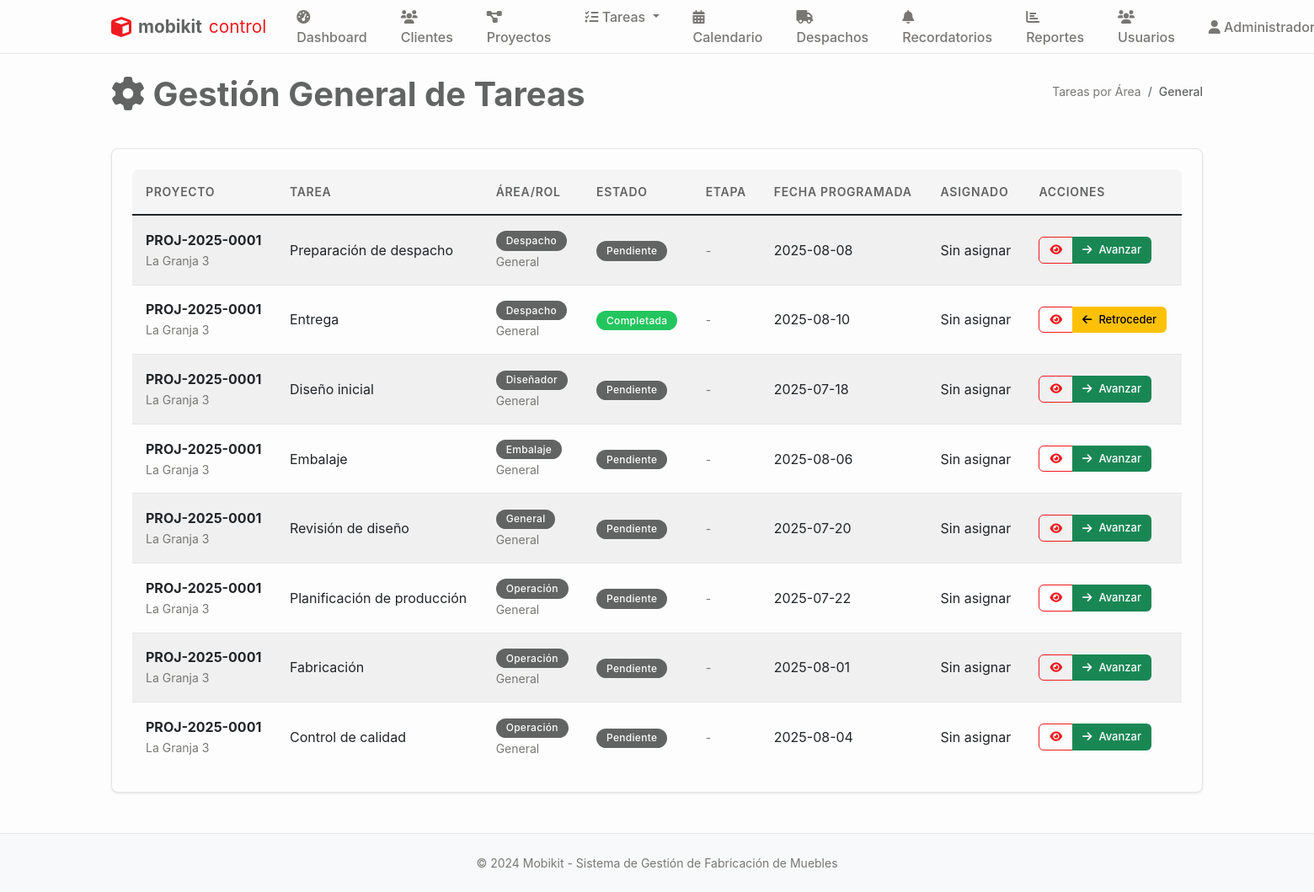
The page /tareas/general (signed in) on the database as committed earlier.
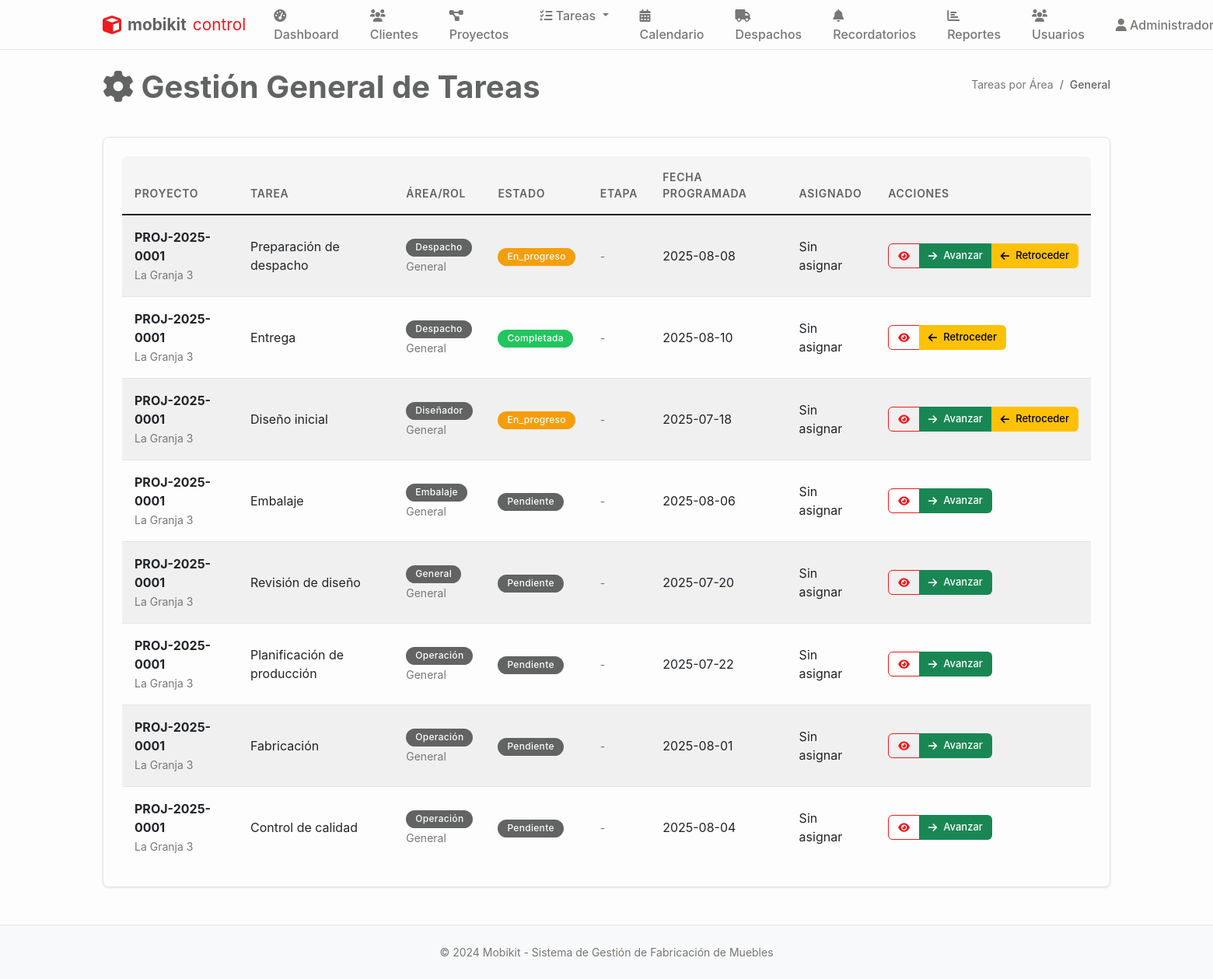
The same page on the database as committed later.
### tables this page shows
CREATE TABLE tareas (
    id INTEGER PRIMARY KEY AUTOINCREMENT,
    proyecto_id INTEGER NOT NULL,
    codigo TEXT, -- Código de tarea opcional
    titulo TEXT NOT NULL,
    descripcion TEXT,
    tipo TEXT DEFAULT 'general' CHECK (tipo IN ('diseño', 'fabricación', 'control_calidad', 'embalaje', 'despacho', 'general')),
    rol_asignado TEXT NOT NULL,
    usuario_asignado_id INTEGER,
    area_id INTEGER,
    estado TEXT DEFAULT 'pendiente' CHECK (estado IN ('pendiente', 'en_progreso', 'pausada', 'completada', 'cancelada')),
    prioridad TEXT DEFAULT 'media' CHECK (prioridad IN ('baja', 'media', 'alta', 'urgente')),
    fecha_programada DATE,
    fecha_inicio TIMESTAMP,
    fecha_completada TIMESTAMP,
    tiempo_estimado INTEGER, -- En horas
    tiempo_real INTEGER, -- En horas
    dependencias TEXT, -- JSON con IDs de tareas dependientes
    observaciones TEXT,
    created_at TIMESTAMP DEFAULT CURRENT_TIMESTAMP,
    updated_at TIMESTAMP DEFAULT CURRENT_TIMESTAMP, etapa_fabricacion TEXT 
                CHECK (etapa_fabricacion IN ('seccionado', 'enchapado', 'mecanizado', 'fabricacion_completo')),
    FOREIGN KEY (proyecto_id) REFERENCES proyectos (id),
    FOREIGN KEY (usuario_asignado_id) REFERENCES usuarios (id),
    FOREIGN KEY (area_id) REFERENCES areas (id)
);

CREATE TABLE proyectos (
    id INTEGER PRIMARY KEY AUTOINCREMENT,
    codigo TEXT UNIQUE NOT NULL, -- Código único del proyecto
    nombre TEXT NOT NULL,
    cliente_id INTEGER NOT NULL,
    descripcion TEXT,
    estado TEXT DEFAULT 'diseño' CHECK (estado IN ('diseño', 'aprobado', 'producción', 'embalaje', 'despacho', 'entregado', 'cancelado')),
    prioridad TEXT DEFAULT 'media' CHECK (prioridad IN ('baja', 'media', 'alta', 'urgente')),
    fecha_inicio DATE,
    fecha_entrega DATE,
    fecha_entrega_real DATE,
    diseñador_id INTEGER,
    supervisor_id INTEGER,
    presupuesto DECIMAL(12,2),
    costo_real DECIMAL(12,2),
    observaciones TEXT,
    created_at TIMESTAMP DEFAULT CURRENT_TIMESTAMP,
    updated_at TIMESTAMP DEFAULT CURRENT_TIMESTAMP,
    FOREIGN KEY (cliente_id) REFERENCES clientes (id),
    FOREIGN KEY (diseñador_id) REFERENCES usuarios (id),
    FOREIGN KEY (supervisor_id) REFERENCES usuarios (id)
);

### main.py (the view)
@app.route('/tareas/general')
@login_required
@role_required(['admin', 'general'])
def tareas_general():
    conn = sqlite3.connect('mobikit.db')
    cursor = conn.cursor()
    cursor.execute('''
        SELECT t.id, t.titulo, p.nombre as proyecto, p.codigo, t.estado,
               t.fecha_programada, t.descripcion, u.nombre as asignado,
               t.rol_asignado, t.tipo, t.etapa_fabricacion, t.created_at
        FROM tareas t
        JOIN proyectos p ON t.proyecto_id = p.id
        LEFT JOIN usuarios u ON t.usuario_asignado_id = u.id
        ORDER BY
            t.rol_asignado,
            CASE t.estado
                WHEN 'pendiente' THEN 1
                WHEN 'en_progreso' THEN 2
                WHEN 'completada' THEN 3
            END,
            t.fecha_programada ASC
    ''')
    tareas_list = cursor.fetchall()
    conn.close()
    return render_template('tareas_general.html', tareas=tareas_list)

### main.py (called while the page is built)
def login_required(f):
    @wraps(f)
    def decorated_function(*args, **kwargs):
        if 'user_id' not in session:
            return redirect(url_for('login'))
        return f(*args, **kwargs)
    return decorated_function

def role_required(roles):
    def decorator(f):
        @wraps(f)
        def decorated_function(*args, **kwargs):
            if 'user_role' not in session or session['user_role'] not in roles:
                flash('No tienes permisos para acceder a esta página', 'error')
                return redirect(url_for('dashboard'))
            return f(*args, **kwargs)
        return decorated_function
    return decorator

### templates/tareas_general.html (shortened to what this page needs)
{% extends "base.html" %}
{% block content %}
<div class="d-flex justify-content-between align-items-center mb-4">
    <h1><i class="fas fa-cog"></i> Gestión General de Tareas</h1>
    <nav aria-label="breadcrumb">
        <ol class="breadcrumb">
            <li class="breadcrumb-item"><a href="{{ url_for('tareas_area') }}">Tareas por Área</a></li>
            <li class="breadcrumb-item active">General</li>
        </ol>
    </nav>
</div>
<div class="card">
    <div class="card-body">
        {% if tareas %}
        <div class="table-responsive">
            <table class="table table-striped">
                <thead>
                    <tr>
                        <th>Proyecto</th>
                        <th>Tarea</th>
                        <th>Área/Rol</th>
                        <th>Estado</th>
                        <th>Etapa</th>
                        <th>Fecha Programada</th>
                        <th>Asignado</th>
                        <th>Acciones</th>
                    </tr>
                </thead>
                <tbody>
                    {% for tarea in tareas %}
                    <tr>
                        <td>
                            <strong>{{ tarea[3] }}</strong><br>
                            <small class="text-muted">{{ tarea[2] }}</small>
                        </td>
                        <td>{{ tarea[1] }}</td>
                        <td>
                            <span class="badge bg-secondary">{{ tarea[8]|title }}</span>
                            {% if tarea[9] %}
                            <br><small class="text-muted">{{ tarea[9]|title }}</small>
                            {% endif %}
                        </td>
                        <td>
                            <span class="badge bg-{{ 'success' if tarea[4] == 'completada' else 'warning' if tarea[4] == 'en_progreso' else 'secondary' }}">
                                {{ tarea[4]|title }}
                            </span>
                        </td>
                        <td>
                            {% if tarea[10] %}
                            <span class="badge bg-info">{{ tarea[10]|title|replace('_', ' ') }}</span>
                            {% else %}
                            <small class="text-muted">-</small>
                            {% endif %}
                        </td>
                        <td>{{ tarea[5] if tarea[5] else 'Sin fecha' }}</td>
                        <td>{{ tarea[7] if tarea[7] else 'Sin asignar' }}</td>
                        <td>
                            <div class="btn-group" role="group">
                                <a href="{{ url_for('tarea_detalle', tarea_id=tarea[0]) }}" class="btn btn-sm btn-outline-primary">
                                    <i class="fas fa-eye"></i>
                                </a>
                                {% if tarea[4] != 'completada' %}
                                <button class="btn btn-sm btn-success" onclick="avanzarTarea({{ tarea[0] }})">
                                    <i class="fas fa-arrow-right"></i> Avanzar
                                </button>
                                {% endif %}
                                {% if tarea[4] != 'pendiente' %}
                                <button class="btn btn-sm btn-warning" onclick="retrocederTarea({{ tarea[0] }})">
                                    <i class="fas fa-arrow-left"></i> Retroceder
                                </button>
                                {% endif %}
                            </div>
                        </td>
                    </tr>
                    {% endfor %}
                </tbody>
            </table>
        </div>
        {% else %}
        <div class="text-center py-4">
            <i class="fas fa-cog fa-3x text-muted mb-3"></i>
            <h5>No hay tareas disponibles</h5>
            <p class="text-muted">Las tareas aparecerán aquí cuando sean creadas.</p>
        </div>
        {% endif %}
    </div>
</div>
{% endblock %}

### templates/base.html (shortened to what this page needs)
<!DOCTYPE html>
<html lang="es">
<head>
    <link href="https://cdn.jsdelivr.net/npm/bootstrap@5.1.3/dist/css/bootstrap.min.css" rel="stylesheet">
    <link href="https://cdnjs.cloudflare.com/ajax/libs/font-awesome/6.0.0/css/all.min.css" rel="stylesheet">
    <link href="{{ url_for('static', filename='css/style.css') }}" rel="stylesheet">
</head>
<body>
    <nav class="navbar navbar-expand-lg navbar-dark bg-primary">
        <div class="container">
            <a class="navbar-brand mobikit-logo" href="{{ url_for('dashboard') }}">
                <i class="fas fa-cube"></i>
                <span class="brand-text">mobikit</span>
                <span class="brand-accent">control</span>
            </a>
            {% if session.user_id %}
            <div class="collapse navbar-collapse" id="navbarNav">
                <ul class="navbar-nav me-auto">
                    <li class="nav-item">
                        <a class="nav-link" href="{{ url_for('dashboard') }}">
                            <i class="fas fa-tachometer-alt"></i> Dashboard
                        </a>
                    </li>
                    <li class="nav-item">
                        <a class="nav-link" href="{{ url_for('clientes') }}">
                            <i class="fas fa-users"></i> Clientes
                        </a>
                    </li>
                    <li class="nav-item">
                        <a class="nav-link" href="{{ url_for('proyectos') }}">
                            <i class="fas fa-project-diagram"></i> Proyectos
                        </a>
                    </li>
                    <li class="nav-item dropdown">
                        <a class="nav-link dropdown-toggle" href="#" id="tareasDropdown" role="button" data-bs-toggle="dropdown">
                            <i class="fas fa-tasks"></i> Tareas
                        </a>
                    </li>
                    <li class="nav-item">
                        <a class="nav-link" href="{{ url_for('calendario') }}">
                            <i class="fas fa-calendar-alt"></i> Calendario
                        </a>
                    </li>
                    {% if session.user_role in ['admin', 'general'] %}
                    <li class="nav-item">
                            <a class="nav-link" href="{{ url_for('despachos') }}">
                                <i class="fas fa-truck"></i> Despachos
                            </a>
                        </li>
                        <li class="nav-item">
                            <a class="nav-link" href="{{ url_for('recordatorios_activos') }}">
                                <i class="fas fa-bell"></i> Recordatorios
                            </a>
                        </li>
                        <li class="nav-item">
                            <a class="nav-link" href="{{ url_for('reportes') }}">
                                <i class="fas fa-chart-bar"></i> Reportes
                            </a>
                        </li>
                    {% endif %}
                    {% if session.user_role == 'admin' %}
                    <li class="nav-item">
                        <a class="nav-link" href="{{ url_for('usuarios') }}">
                            <i class="fas fa-users"></i> Usuarios
                        </a>
                    </li>
                    {% endif %}
                </ul>
                <ul class="navbar-nav">
                    <li class="nav-item dropdown">
                        <a class="nav-link dropdown-toggle" href="#" id="navbarDropdown" role="button" data-bs-toggle="dropdown">
                            <i class="fas fa-user"></i> {{ session.user_name }} ({{ session.user_role }})
                        </a>
                    </li>
                </ul>
            </div>
            {% endif %}
        </div>
    </nav>
    <main class="container mt-4">
        {% block content %}{% endblock %}
    </main>
    <footer class="bg-light mt-5 py-4">
        <div class="container text-center">
            <p class="mb-0">&copy; 2024 Mobikit - Sistema de Gestión de Fabricación de Muebles</p>
        </div>
    </footer>
</body>
</html>

### static/css/style.css (style rules this page uses)
:root { --mobikit-red: #EF1A1F; --mobikit-red-light: #F58B8F; --mobikit-red-dark: #C7161A; --mobikit-gray: #626363; --mobikit-gray-logo: #626363; --mobikit-light-gray: #8C8C8C; --mobikit-dark-gray: #4A4A4A; --mobikit-white: #FDFDFD; --mobikit-light-bg: #FAFAFA; --mobikit-border: #E5E5E5; --mobikit-hover: #F5F5F5; --mobikit-text-light: #787774; --mobikit-sidebar: #F7F6F3; --mobikit-cocinas: #EF1A1F; --mobikit-closet: #626363; --mobikit-success: #22C55E; --mobikit-warning: #F59E0B; --mobikit-info: #626363; --mobikit-danger: #EF1A1F; }
* { box-sizing: border-box; }
body { font-family: -apple-system, BlinkMacSystemFont, 'Segoe UI', Roboto, 'Helvetica Neue', Arial, sans-serif; background-color: var(--mobikit-white); color: var(--mobikit-gray); line-height: 1.5; margin: 0; padding: 0; }
.navbar { background-color: var(--mobikit-white) !important; border-bottom: 1px solid var(--mobikit-border); padding: 0.75rem 1.5rem; box-shadow: none; height: 64px; position: sticky; top: 0; z-index: 1000; }
.navbar-brand { font-weight: 700; color: var(--mobikit-gray-logo) !important; font-size: 1.3rem; display: flex; align-items: center; gap: 0.5rem; text-transform: lowercase; }
.navbar-brand .brand-text { color: var(--mobikit-gray-logo) !important; }
.navbar-brand .brand-accent { color: var(--mobikit-red) !important; font-weight: 400; }
.navbar-brand i { color: var(--mobikit-red) !important; font-size: 1.5rem; }
.nav-link { color: var(--mobikit-text-light) !important; font-weight: 500; padding: 0.5rem 1rem !important; border-radius: 6px; transition: all 0.2s ease; margin: 0 0.25rem; }
h1 { font-size: 2.5rem; font-weight: 700; color: var(--mobikit-gray); margin-bottom: 1rem; line-height: 1.2; }
.card { background-color: var(--mobikit-white); border: 1px solid var(--mobikit-border); border-radius: 8px; box-shadow: 0 1px 3px rgba(0, 0, 0, 0.1); margin-bottom: 1.5rem; overflow: hidden; transition: all 0.2s ease; }
.card-body { padding: 1.5rem; }
.btn { font-weight: 500; border-radius: 6px; padding: 0.5rem 1rem; font-size: 0.875rem; border: none; cursor: pointer; transition: all 0.2s ease; display: inline-flex; align-items: center; gap: 0.5rem; }
.btn-outline-primary { background-color: transparent; color: var(--mobikit-red); border: 1px solid var(--mobikit-red); }
.btn-sm { padding: 0.375rem 0.75rem; font-size: 0.8125rem; }
.table { background-color: var(--mobikit-white); border-radius: 8px; overflow: hidden; margin-bottom: 0; }
.table th { background-color: var(--mobikit-hover); border: none; font-weight: 600; color: var(--mobikit-gray); padding: 1rem; font-size: 0.875rem; text-transform: uppercase; letter-spacing: 0.05em; }
.table td { border: none; border-top: 1px solid var(--mobikit-border); padding: 1rem; vertical-align: middle; }
.badge { font-weight: 500; padding: 0.35rem 0.75rem; border-radius: 20px; font-size: 0.75rem; letter-spacing: 0.025em; color: var(--mobikit-white) !important; }
.badge.bg-secondary { background-color: var(--mobikit-info) !important; }
.badge.bg-success { background-color: var(--mobikit-success) !important; }
.badge.bg-warning { background-color: var(--mobikit-warning) !important; }
.breadcrumb { background-color: transparent; padding: 0; margin-bottom: 1.5rem; }
.breadcrumb-item { font-size: 0.875rem; }
.breadcrumb-item a { color: var(--mobikit-text-light); text-decoration: none; }
.breadcrumb-item.active { color: var(--mobikit-gray); font-weight: 500; }
a { color: var(--mobikit-red); text-decoration: none; }
footer { background-color: var(--mobikit-hover); color: var(--mobikit-text-light); text-align: center; padding: 2rem 0; margin-top: 3rem; border-top: 1px solid var(--mobikit-border); font-size: 0.875rem; }
.text-muted { color: var(--mobikit-text-light) !important; }

Rows that differ between the two databases and show on the page:
changed tareas "Preparación de despacho": estado "Pendiente" → "En_progreso"; now shows "Retroceder"
changed tareas "Diseño inicial": estado "Pendiente" → "En_progreso"; now shows "Retroceder"
